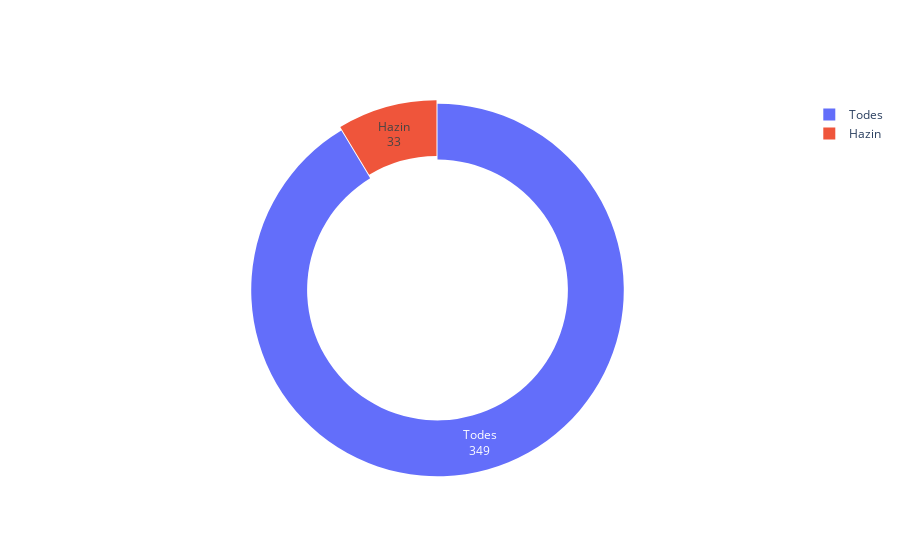

Notebook code for this chart:
### Code cell
fig = go.Figure(data=[go.Pie(labels=dff['PLAYER'], values=dff['GOLS'], hole=.7, pull=[0.02, 0], textinfo='label+value')])
fig.show()

### Figure 1 — Plotly figure (JSON) as saved in the notebook; plotly's stock layout.template omitted (floating-point values rounded to 4 significant figures)
{"data": [{"hole": 0.7, "labels": ["Hazin", "Todes"], "pull": [0.02, 0], "textinfo": "label+value", "type": "pie", "values": [33, 349]}], "layout": {}}
